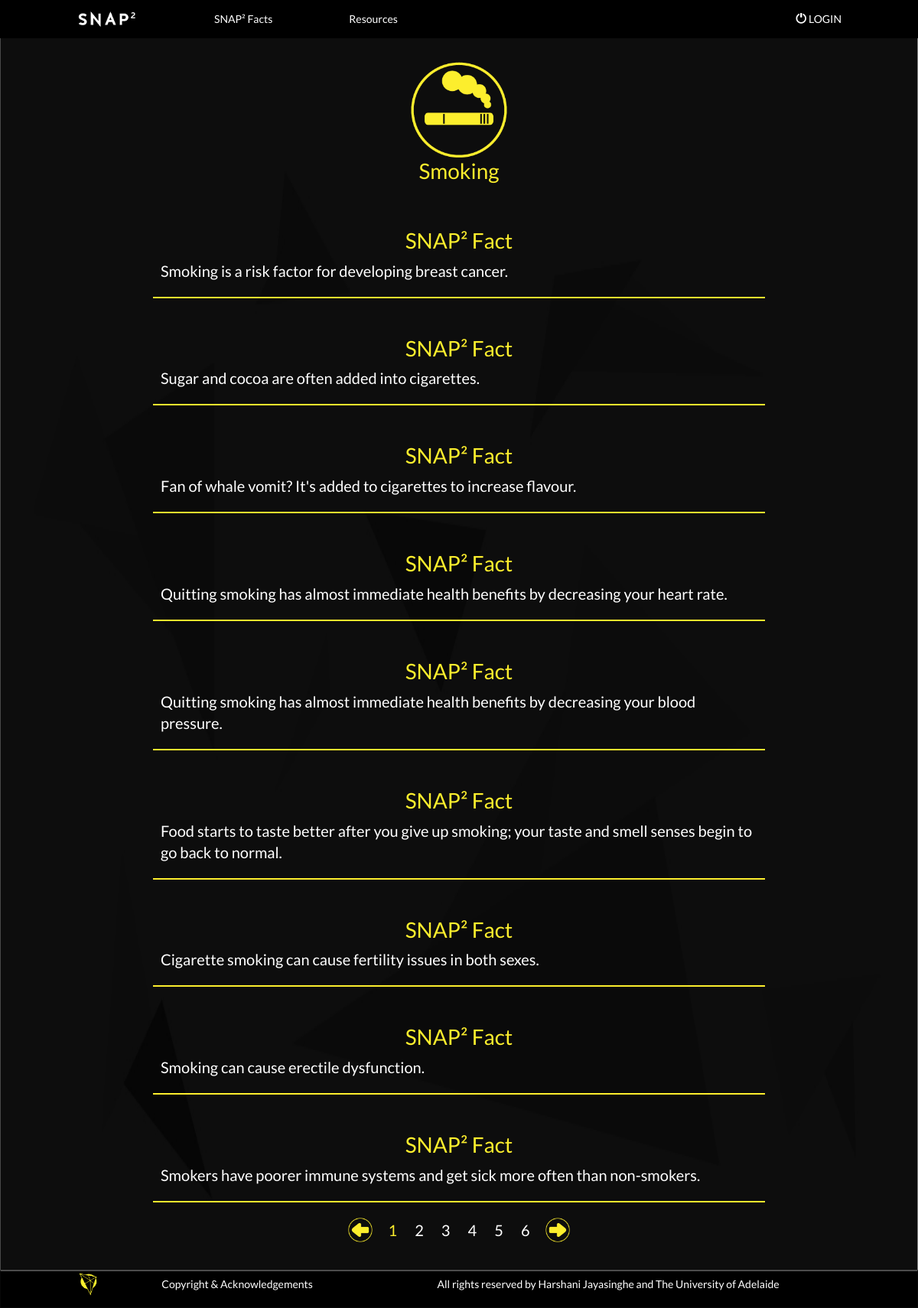
The app's page /student/snap-facts-detail.php?topic_id=1 with its own data.
### tables this page shows
CREATE TABLE `snap_fact` (
  `SnapFactID` mediumint(9) NOT NULL AUTO_INCREMENT,
  `Content` text DEFAULT NULL,
  `Recource` text DEFAULT NULL,
  `TopicID` mediumint(9) DEFAULT NULL,
  PRIMARY KEY (`SnapFactID`),
  KEY `Snap_Fact_TopicID_FK` (`TopicID`),
  CONSTRAINT `Snap_Fact_TopicID_FK` FOREIGN KEY (`TopicID`) REFERENCES `topic` (`TopicID`) ON DELETE CASCADE ON UPDATE CASCADE
);

### mysql-lib.php (called while the page is built, shortened)
<?php
function getSnapFactsByTopic(PDO $conn, $topicID)
{
    $factSql = "SELECT * FROM Snap_Fact
                NATURAL JOIN Topic
                WHERE TopicID = ?";
    $factQuery = $conn->prepare($factSql);
    $factQuery->execute(array($topicID));
    $factResult = $factQuery->fetchAll(PDO::FETCH_OBJ);
    return $factResult;
}
function getVerboseFactsStuByTopic(PDO $conn, $topicID)
{
    $factSql = "SELECT * FROM Verbose_Fact
                NATURAL JOIN Topic
                WHERE TopicID = ?";
    $factQuery = $conn->prepare($factSql);
    $factQuery->execute(array($topicID));
    $factResult = $factQuery->fetchAll(PDO::FETCH_OBJ);
    return $factResult;
}

### student/snap-facts-detail.php (the view, shortened to what this page needs)
<?php
    require_once("../mysql-lib.php");
    if($_SERVER["REQUEST_METHOD"] == "GET" && isset($_GET["topic_id"])){
            $topicID = $_GET["topic_id"];
    } else{
        debug_log("Illegal state!");
        header("location:welcome.php");
        exit;
    }
    $conn = null;
    try{
        $conn = db_connect();
        $snapFacts = getSnapFactsByTopic($conn, $topicID);
        $verboseFacts = getVerboseFactsStuByTopic($conn, $topicID);
        $snapFactsCount = count($snapFacts);
        $verboseFactsCount = count($verboseFacts);
        $totalFactsCount = $snapFactsCount + $verboseFactsCount;
        if($totalFactsCount % 9 == 0){
            $pageCount = intval($totalFactsCount / 9);
        } else {
            $pageCount = intval($totalFactsCount / 9) + 1;
        }
        $snapFactsPageCount = intval($snapFactsCount / 9);
    }catch(Exception $e){
        if($conn != null){
            db_close($conn);
        }
        debug_err($e);
        exit;
    }
?>
<!DOCTYPE html>
<html lang="en">
<head>
    <link rel="stylesheet" href="https://maxcdn.bootstrapcdn.com/bootstrap/3.3.6/css/bootstrap.min.css">
    <link rel="stylesheet" type="text/css" href="./css/home.css"/>
    <link rel="stylesheet" href="./css/common.css">
    <link rel="stylesheet" type="text/css" href="./css/vendor/animate.css"/>
</head>
<body>
    <? require("./top-nav-bar.php") ?>
    <div class="content-wrapper" style="padding-top: 60px; min-height: calc(100vh - 60px);">
<?php
switch ($topicID) {
case 1: ?>
        <div class="facts-detail facts-detail-smoking">
            <div class="facts-detail-header">
                <span class="facts-detail-icon image-icon-smoking"></span>
                <span class="facts-detail-name h2">Smoking</span>
            </div>
<?php break;
     } ?>
            <div class="facts-detail-content">
                <div class="facts-detail-panels">
<?php           for($i = 0; $i < $snapFactsPageCount; $i++) { ?>
                    <div class="facts-detail-panel">
<?php               for($j = 0; $j < 9; $j++) { ?>
                        <div class="facts-detail-item">
                            <div class="item-header">
                                <h2 class="h3 item-title">SNAP² Fact</h2>
                            </div>
                            <div class="item-content"><?php echo $snapFacts[$i*9+$j]->Content ?></div>
                        </div>
<?php                } ?>
                    </div>
<?php           }   ?>
                </div>
<?php
            if($pageCount > 1) { ?>
                <div class="pagination">
                    <span class="pagination-prev pagination-nav"></span>
                    <div class="pagination-nav-list">
                        <span class="pagination-nav-item active">1</span>
<?php
                    for($pageIndex = 2; $pageIndex <= $pageCount; $pageIndex++){ ?>
                        <span class="pagination-nav-item"><?php echo $pageIndex ?></span>
<?php               } ?>
                    </div>
                    <span class="pagination-next pagination-nav"></span>
                </div>
<?php        } ?>
            </div>
        </div>
    </div>
    <? require("./footer-bar.php") ?>
</body>
</html>

### student/css/home.css (style rules this page uses)
body { margin: 0px !important; font-family: 'Lato', sans-serif; }

### student/css/common.css (style rules this page uses)
html { box-sizing: border-box; }
*, *::before, *::after { box-sizing: inherit; margin: 0; padding: 0; }
body { -webkit-font-smoothing: antialiased; -moz-osx-font-smoothing: grayscale; font-family: 'Lato', sans-serif; font-size: 14px; line-height: 1.4; color: #fff; overflow-x: hidden; background-size: 100% 100%; background-image: url("../img/main_background.jpg"); }
h2 { font-weight: normal; }
html, body { height: 100%; }
.content-wrapper { min-height: calc(100% - 50px); }
.show { display: block !important; }
.h1, .h2, .h3, .h4, .h5 { font-family: Lato, serif; }
.h2 { font-size: 28px; }
.h3 { font-size: 24px; }
.image-icon-smoking { background-image: url("../img/smoking_icon.png"); }
.pagination { text-align: center; display: flex; justify-content: center; cursor: pointer; }
.pagination-nav { display: inline-block; width: 32px; height: 32px; margin: 0 10px; background-size: 100% 100%; background-image: url("../img/direction_icon.png"); }
.pagination-prev { transform: rotate(180deg); }
.pagination-nav-list { display: inline-block; height: 32px; }
.pagination-nav-item { display: inline-block; margin: 0; color: #fff; font-size: 20px; width: 32px; height: 32px; line-height: 32px; }
.pagination .active { color: #fcee2d; }

### student/snap-facts-detail.php (style rules this page uses)
.facts-detail-smoking { color: #fcee2d; }
.facts-detail-header { max-width: 1000px; margin: 20px auto; text-align: center; }
.facts-detail-panel { display: none; }
.facts-detail-icon { width: 128px; height: 128px; background-size: 100% 100%; margin: 0 auto; display: block; }
.facts-detail-item { border-bottom: 2px solid; max-width: 800px; margin: 10px auto; padding: 20px 10px; }
.item-header { position: relative; }
.item-title { text-align: center; font-size: 28px; }
.item-content { color: #fff; font-size: 20px; margin-top: 10px; }
.pagination { margin-top: 20px; margin-bottom: 20px; display: flex; }

### records on screen
snap_fact: Content "Smoking is a risk factor for developing breast cancer."
snap_fact: Content "Sugar and cocoa are often added into cigarettes."
snap_fact: Content "Fan of whale vomit? It's added to cigarettes to increase flavour."
snap_fact: Content "Quitting smoking has almost immediate health benefits by decreasing your heart rate."
snap_fact: Content "Quitting smoking has almost immediate health benefits by decreasing your blood pressure."
snap_fact: Content "Food starts to taste better after you give up smoking; your taste and smell senses begin to go back to normal."
snap_fact: Content "Cigarette smoking can cause fertility issues in both sexes."
snap_fact: Content "Smoking can cause erectile dysfunction."
snap_fact: Content "Smokers have poorer immune systems and get sick more often than non-smokers."
